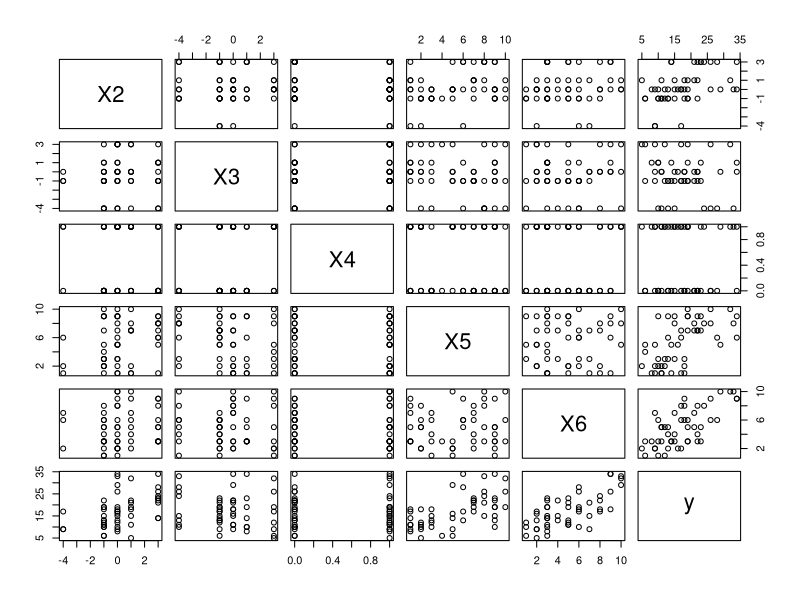
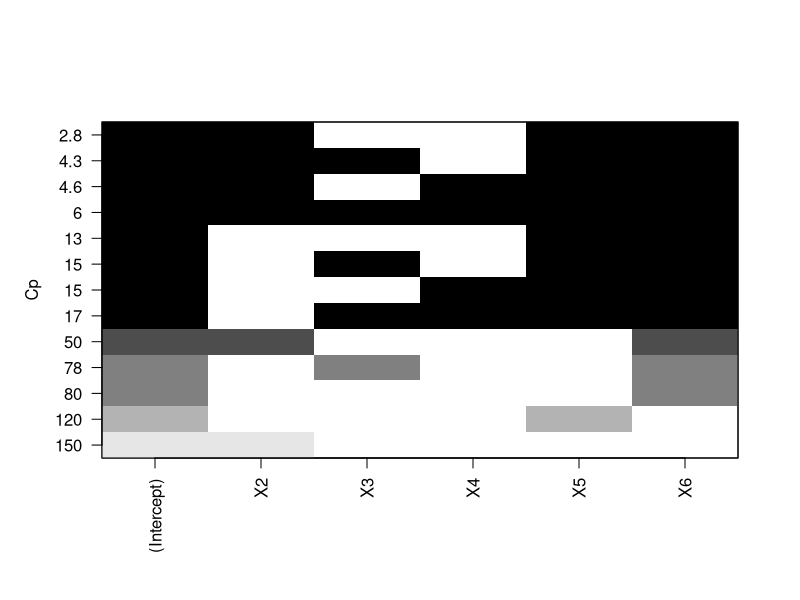
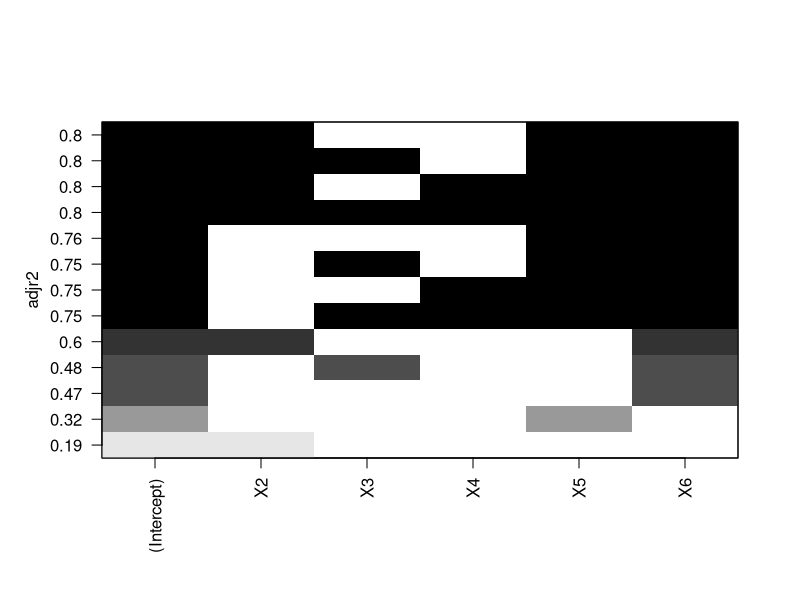
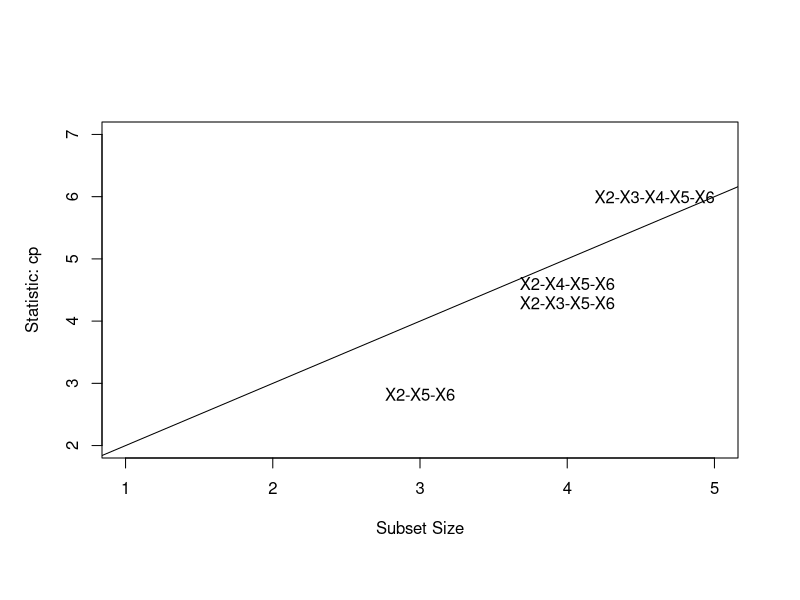
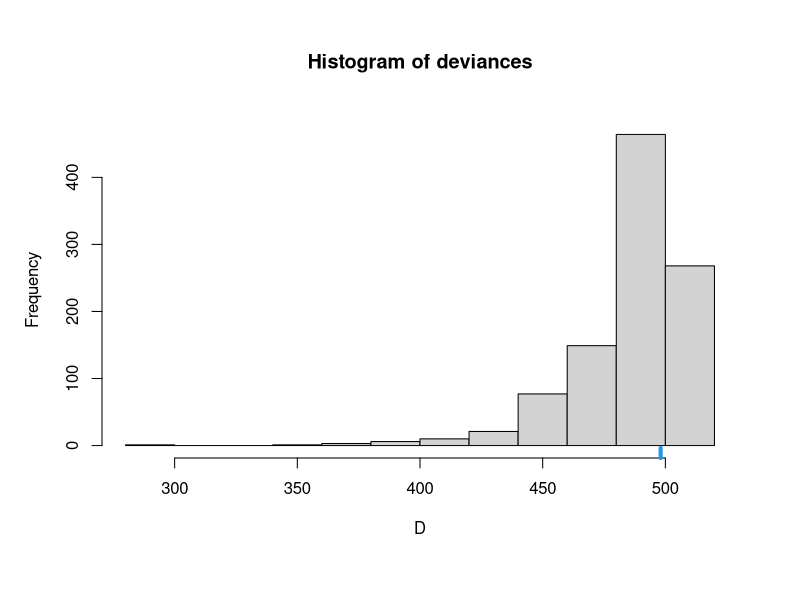

Source code (R) for these figures, in order:
library(leaps)
permcol<-
  function (X,y,Permute,n=1000,hist=TRUE,lm=FALSE)
  {
    X2<-X
    if (is.null(colnames(X2))){cn<-1:ncol(X)} else {cn<-colnames(X2)}
    cat("\n")
    cat("===========\n")
    cat(noquote(paste(c("Response (y): ",paste(cn[y],collapse=", "),"\n"),collapse="")))
    cat(noquote(paste(c("All: ",paste(cn,collapse=", "),"\n"),collapse="")))
    cat(noquote(paste(c("Keep (X2): ",paste(cn[-c(Permute,y)],collapse=", "),"\n"),collapse="")))
    cat(noquote(paste(c("Permute: ",paste(cn[Permute],collapse=", "),"\n"),collapse="")))
    X<-X2[,-c(Permute,y)];V<-X2[,Permute];y<-X2[,y]
    cat("-----------\n")
    if (is.null(X)) {X<-rep(1,length(y))}
    V<-as.matrix(cbind(V)); X<-as.matrix(cbind(X));
    if(dim(X)[2]==0) {X<-cbind(X,1)}
    D<-NULL
    for (i in 1:n)
    {
      v2<-(apply(V,2,sample)); ylm2<-lm(y~X+v2);
      D<-c(D,deviance(ylm2))
    }
    ylm<-lm(y~X+V); Dr<-deviance(ylm)
    D<-round(D,8);Dr<-round(Dr,8)
    if(hist){
      hist(D,main="Histogram of deviances")
      if (min(D)<Dr) rug(Dr,col=4,lwd=4)}
    cat(noquote(paste(c("Target Deviance: ",round(Dr,3),"\n"),collapse="")))
    cat("-----------\n")
    a<-length(D[D<Dr])+length(D[D==Dr])/2
    if ((a/n)==0) {
      cat(paste(c("Smaller deviances: ","None","\n"),collapse=""))
      cat(noquote(paste(c("Best/smallest: ", head(round(min(D),3)),"\n"),
                        collapse="")))
    } else {
      U1<-paste(round(head(sort(D[D<=Dr])),2),collapse=", ")
      #U2<-paste(round(tail(sort(D[D<=Dr])),2),collapse=", ")
      cat(paste(c("Smaller deviances: ",a,"\n"),collapse=""))
      cat(noquote(paste(c(U1,"\n"),collapse="")))
      cat("-----------\n")
      cat(noquote(paste(c("Proportion: ",a/n,"\n"),collapse="")))
    }
    cat("-----------\n")
    Keep<-X;Permute<-V
    lm1<-lm(y~Keep)
    ylm<-lm(y~Keep+Permute)
    if(lm) {print(summary(ylm))}
    print(anova(lm1,ylm))
    cat("===========\n")
  }



#Q3
##a
DataA<-data.frame(V1=c(1,1,0),V2=c(2,0,0),V3=c(3,1,1))
A<-cbind(DataA$V1,DataA$V2,DataA$V3)
t(A)
t(A)%*%A


##b
set.seed(2266);Z<-matrix(rnorm(600),3,200)
round(Z[,1:5],3)

##c

V<-A%*%Z
round(V[,1:5],3)
V[1,1]
Z[1,1]+2*Z[2,1]+3*Z[3,1]



##d

cov(t(V))

##e
Iden<-diag(200)
H1<-matrix(1,200,1)
H_MTX1<-H1%*%solve(t(H1)%*%H1)%*%t(H1)#This is the actual h matrix
(V%*%(Iden-H_MTX1)%*%t(V))/(200-1)





##Q4
###a
v<-c(-4,1,3,0,0,-1,-1)

###b
set.seed(2466)
X<-cbind(1,sample(v,50,replace = TRUE),
         sample(v,50,replace = TRUE),
         sample(c(0,1),50,replace = TRUE),
         sample(1:10,50,replace = TRUE),
         sample(1:10,50,replace = TRUE))
colnames(X)<-c("X1","X2","X3","X4","X5","X6")
head(X)


##c
set.seed(2488);eps<-sample(c(-5,-4,-3,-2,-1,1,2,3,4,5),50,replace = TRUE)
eps

##d
mean(eps)
var(eps)
##e
beta<-cbind(c(2,1,0,0,1,2))
y<-X%*%beta+eps
HW3data<-data.frame(X[,-1],y)


##f
cor(HW3data)

pairs(HW3data)

##g
Hw3full<-lm(y~X2+X3+X4+X5+X6,data = HW3data)
Hw3null<-lm(y~1,data = HW3data)
summary(Hw3full)
summary(Hw3null)

##h

Hw3regs<-regsubsets(y~.,nbest = 3,data = HW3data)
plot(Hw3regs,scale = "Cp")
plot(Hw3regs,scale = "adjr2")


##i
summary(Hw3regs)$outmat
summary(Hw3regs)$cp
summary(Hw3regs)$adjr2
summary(Hw3regs)$rss

##j
library(car)
subsets(Hw3regs,statistic="cp",legend=FALSE,ylim=c(2,7))
abline(1,1)

##k
step(Hw3full,direction = "backward",
     scale = summary(Hw3full)$sigma^2,trace = TRUE)
model.backward<-lm(y~X2+X5+X6,data = HW3data)
summary(model.backward)
step(Hw3null,scope=list(lower=Hw3null,upper=Hw3full),
     direction = "forward",scale = summary(Hw3full)$sigma^2,trace = TRUE)
model.foward<-lm(y~X6+X5+X2,data = HW3data)
summary(model.foward)
step(Hw3full,scope = list(lower=Hw3null,upper=Hw3full),
     direction = "both",scale=summary(Hw3full)$sigma^2,trace = TRUE)
model.both<-lm(y~X2+X5+X6,data = HW3data)
summary(model.both)



##l
F1<-lm(y~.,data = HW3data)
XF1<-model.matrix(F1);p<-ncol(XF1);n<-nrow(XF1)
F2<-lm(y~X2+X5+X6,data = HW3data)
XF2<-model.matrix(F2);q<-ncol(XF2);n<-nrow(XF2)
SSEp<-deviance(F1);SSEq<-deviance(F2)
SSE1<-deviance(Hw3null)
Cp<-SSEq/(SSEp/(n-p))-n+2*q;Cp
R_sq<-(SSE1-SSEq)/SSE1;R_sq
R_sq_adj<-(SSE1/(n-1)-SSEq/(n-q))/(SSE1/(n-1));R_sq_adj

##m
round(cor(HW3data$y,fitted(Hw3full)),3)

##n(?)
beta_hat<-solve(t(X)%*%X)%*%t(X)%*%y
L<-solve((t(X)%*%X))
Sigma_beta_hat<-deviance(Hw3full)/(n-p)*solve(t(X)%*%X)
sd<-sqrt(Sigma_beta_hat[2,2]);sd
t<-as.vector(beta_hat)/sqrt(diag(Sigma_beta_hat));t
summary(Hw3full)
##o
round(qt(0.975,1:50),3)
t_sta<-qt(.975,46)
lower<-0.9894-t_sta*0.2777
upper<-0.9894+t_sta*0.2777
confint(F2)
##p
F_sta4p<-((SSEq-SSEp)/(p-q))/(SSEp/(n-p));F_sta4p
permcol(X=HW3data,y=6,Permute = c(2,3))
